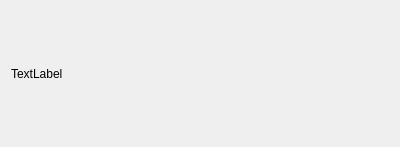
<?xml version="1.0" encoding="UTF-8"?>
<ui version="4.0">
 <class>Dialog</class>
 <widget class="QDialog" name="Dialog">
  <property name="geometry">
   <rect>
    <x>0</x>
    <y>0</y>
    <width>400</width>
    <height>147</height>
   </rect>
  </property>
  <property name="windowTitle">
   <string>Dialog</string>
  </property>
  <layout class="QVBoxLayout" name="verticalLayout">
   <item>
    <widget class="QLabel" name="label">
     <property name="text">
      <string>TextLabel</string>
     </property>
    </widget>
   </item>
  </layout>
 </widget>
 <resources/>
 <connections/>
</ui>
